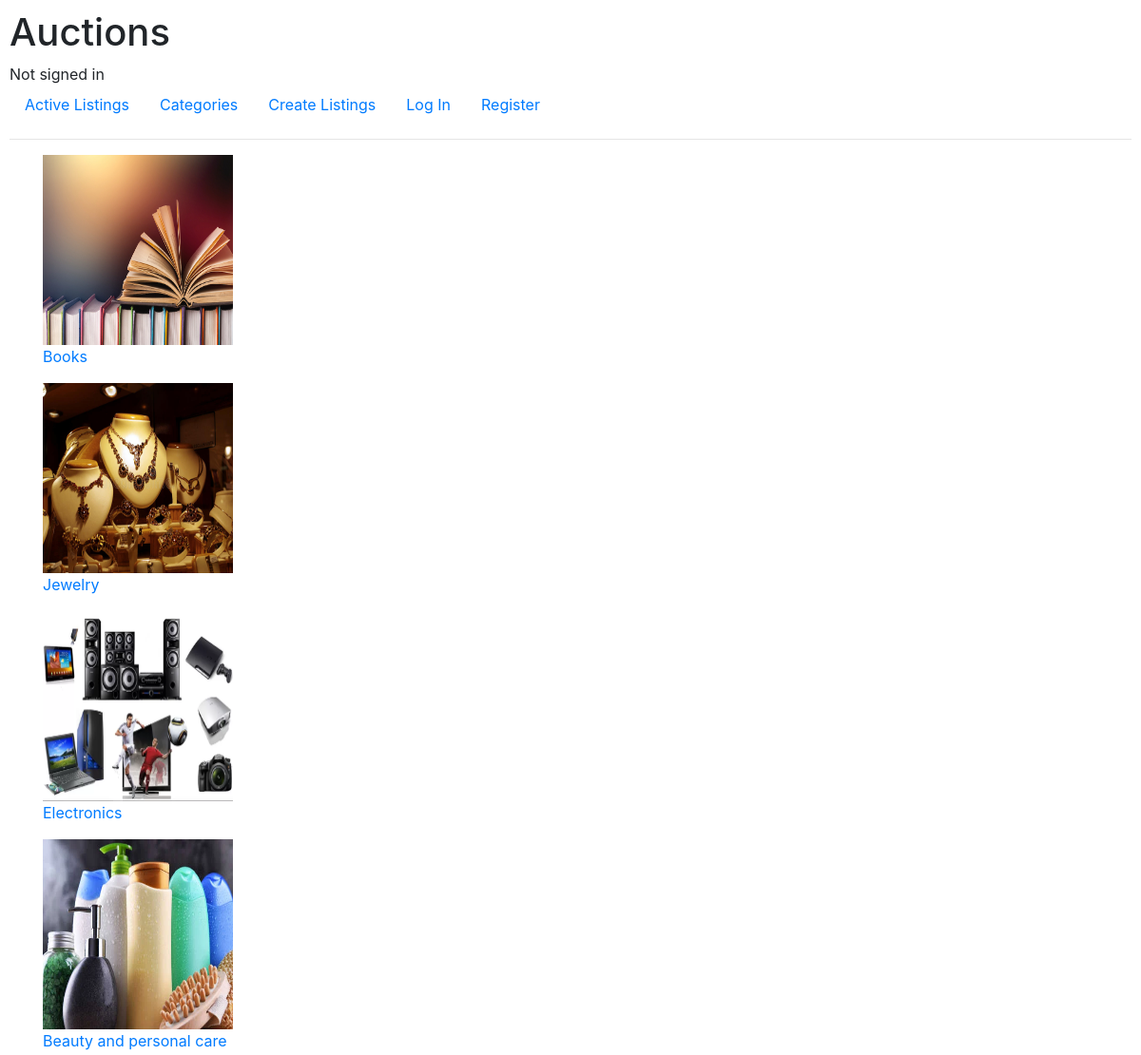
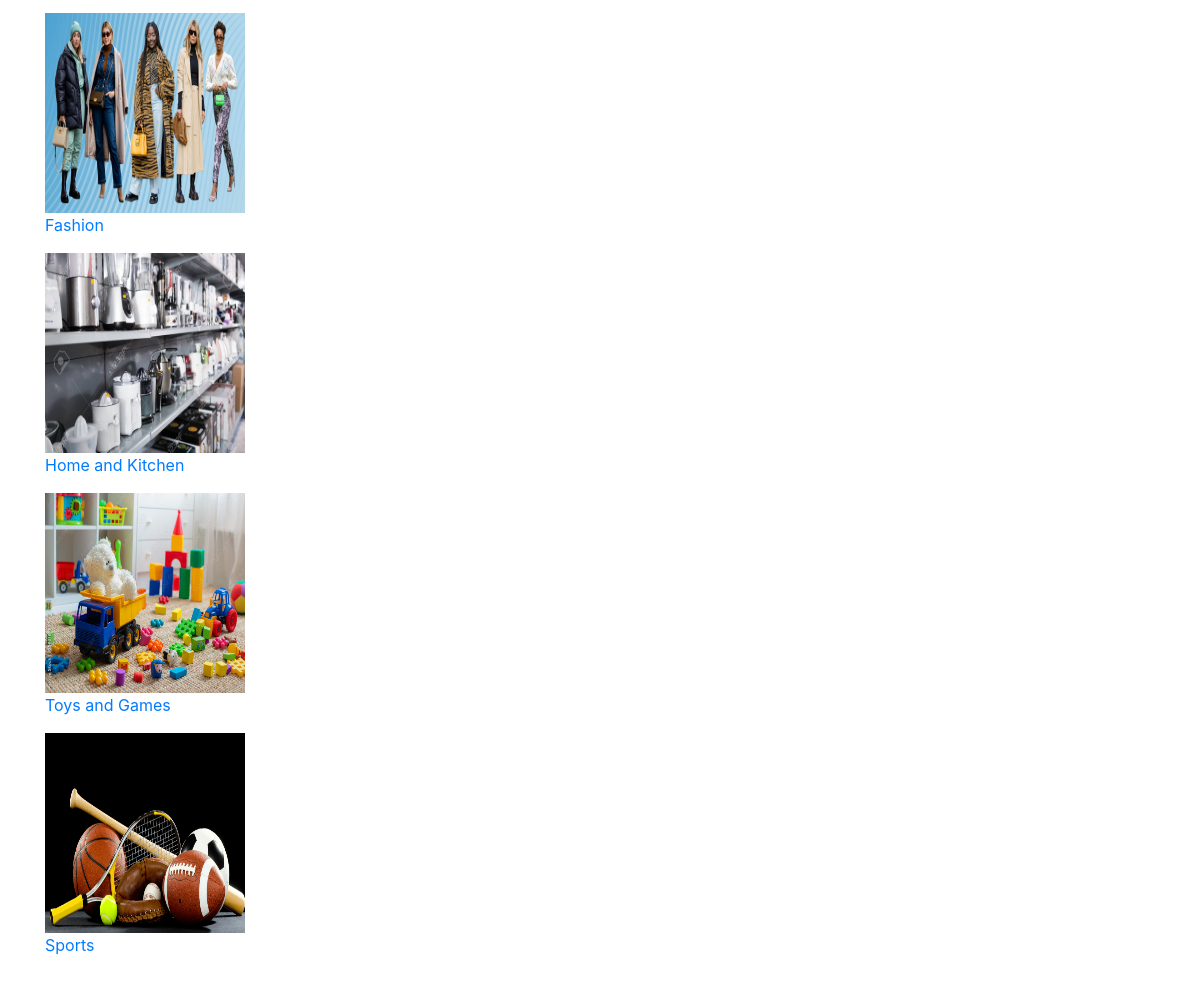
The page /categories on the database its author committed (2 pictures, top to bottom).
### auctions/models.py (models this page shows, shortened)
class Category(models.Model):
    title = models.CharField(max_length=255)

### auctions/views.py (the view)
# urls.py: path("categories", views.categories, name="categories"),
def categories(request):
    categories = Category.objects.all()
    return render(request, "auctions/categories.html", {'categories': categories})

### auctions/templates/auctions/categories.html (shortened to what this page needs)
{% extends "auctions/layout.html" %}
{% load static %}
{% block body %}
  {% for category in categories %}
    <a href="{% url 'category' category.title %}">
      <div class="container">
        <div class="image">
          <img src="static/auctions/categoryimage/{{category.title}}.jpg" alt="{{category.title}}" width="200" height="200">
        </div>
        <div class="title">
          <p>{{ category.title }}</p>
        </div>
      </div>
    </a>
  {% endfor %}
{% endblock body %}

### auctions/static/auctions/styles.css (style rules this page uses)
body { padding: 10px; }

### rows shown on the page
Category: title (picture), title "Books"
Category: title (picture), title "Jewelry"
Category: title (picture), title "Electronics"
Category: title (picture), title "Beauty and personal care"
Category: title (picture), title "Fashion"
Category: title (picture), title "Home and Kitchen"
Category: title (picture), title "Toys and Games"
Category: title (picture), title "Sports"
